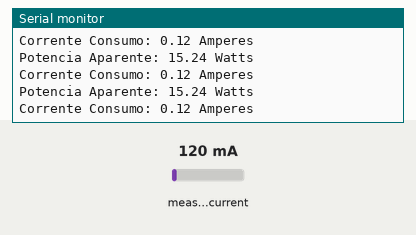
This sketch was run on a simulated Arduino Uno, built with avr-gcc and run on an emulated ATmega328P. Parts: the last lines printed to the serial monitor. The inputs (shaded band) are chosen by the test bench; at power-on: measured current 120 mA.

Above: at 1.2 s.
1.3 s: measured current set to 40 mA
At 1.6 s:
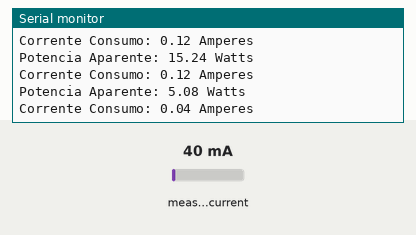
2.8 s: measured current set to 500 mA
At 2.85 s:
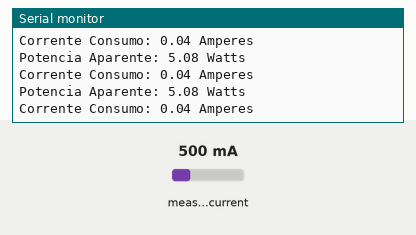
Timing chart, 0 to 5.8 s (numbered marks = the images above; inputs shaded):
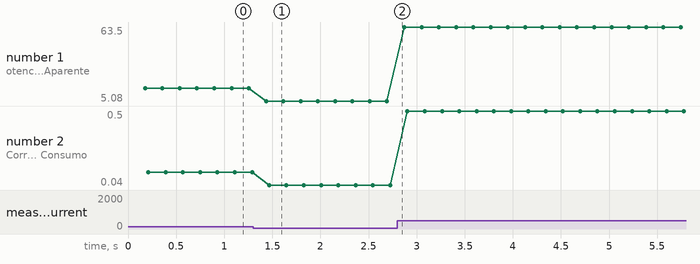

The sketch:

current_only.ino
```cpp
// (licence header left out)
#include "EmonLib.h"                   // Include Emon Library
EnergyMonitor emon1;                   // Create an instance

void setup(){
  Serial.begin(9600);
  emon1.current(7, 47.0);             // Current: input pin, calibration.
}

void loop(){
  double Irms = emon1.calcIrms(1480);  // Calculate Irms only

  Serial.print("Potencia Aparente: ");
  Serial.print(Irms*127.0);	       // Apparent power
  Serial.println(" Watts");

  Serial.print("Corrente Consumo: ");
  Serial.print(Irms);		       // Irms
  Serial.println(" Amperes");
  Serial.println("");

}
```

Measured:
- after the input at 1.3 s, the serial monitor: prints a new line after 0.14 s (image 1)
- plotted number 1: 15.24 → 5.08 after the input at 1.3 s, 5.08 → 63.5 after the input at 2.8 s
- plotted number 2: 0.12 → 0.04 after the input at 1.3 s, 0.04 → 0.5 after the input at 2.8 s
